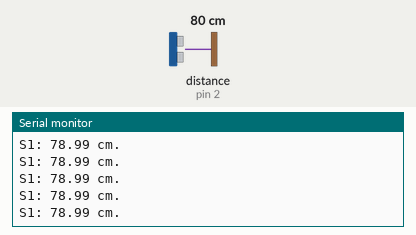
Recording of a sketch running on a simulated Arduino Uno, built with avr-gcc and run on an emulated ATmega328P. Parts: the last lines printed to the serial monitor. Wiring (inferred from the names in the program): ultrasonic range finder: trigger pin 6; echo pin 2. The inputs (shaded band) are chosen by the test bench; at power-on: distance to the obstacle (sensor on pin 2) 80 cm. The echo pulse lasts 58.3 µs per cm.

Above: at 1.2 s.
1.3 s: distance to the obstacle (sensor on pin 2) set to 2 cm
At 2.1 s:
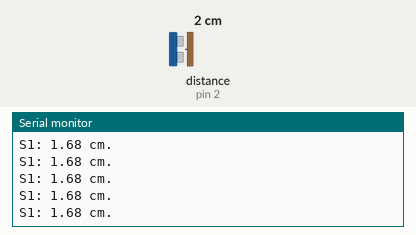
4.3 s: distance to the obstacle (sensor on pin 2) set to 4 cm
At 5.2 s:
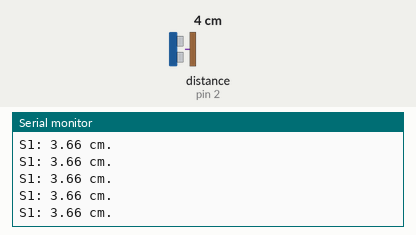
Timing chart, 0 to 7.3 s (numbered marks = the images above; inputs shaded):
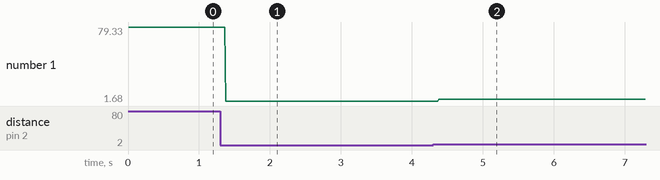

The sketch:

Sonar_sensor_and_Buzzer_and_distance.ino
```cpp
int echopin1 = 2;
int trigpin1 = 6;

//int echopin2 = 5;
//int trigpin2 = 9;
//
//int echopin3 = 4;
//int trigpin3 = 7;
//
//int echopin4 = 2;
//int trigpin4 = 8;


int buzzer = 11;
float time1,time2,time3,time4;
float cm1,cm2,cm3,cm4;


void setup() {
  // put your setup code here, to run once:
  pinMode(trigpin1,OUTPUT);
  pinMode(echopin1,INPUT);
//  pinMode(trigpin2,OUTPUT);
//  pinMode(echopin2,INPUT);
//  pinMode(trigpin3,OUTPUT);
//  pinMode(echopin3,INPUT);
//  pinMode(trigpin4,OUTPUT);
//  pinMode(echopin4,INPUT);
//  pinMode(buzzer,OUTPUT);
  Serial.begin(9600);

}

void loop() {
  // put your main code here, to run repeatedly:
  digitalWrite(trigpin1,LOW);
//  digitalWrite(trigpin2,LOW);
//  digitalWrite(trigpin3,LOW);
//  digitalWrite(trigpin4,LOW);

  delay(2);

  digitalWrite(trigpin1,HIGH);
//  digitalWrite(trigpin2,HIGH);
//  digitalWrite(trigpin3,HIGH);
//  digitalWrite(trigpin4,HIGH);

  delayMicroseconds(5);

  digitalWrite(trigpin1,LOW);
//  digitalWrite(trigpin2,LOW);
//  digitalWrite(trigpin3,LOW);
//  digitalWrite(trigpin4,LOW);

  time1 = pulseIn(echopin1,HIGH);
  cm1 = time1/58.82;

//  time2 = pulseIn(echopin2,HIGH);
//  cm2 = time2/58.82;
//
//  time3 = pulseIn(echopin3,HIGH);
//  cm3 = time3/58.82;
//
//  time4 = pulseIn(echopin4,HIGH);
//  cm4 = time4/58.82;
  //Serial.print("The Distance is ");
  Serial.print("S1: ");
  Serial.print(cm1);
  Serial.println(" cm.");

//   Serial.print("S2: ");
//  Serial.print(cm2);
//  Serial.println(" cm.");
//
//   Serial.print("S3: ");
//  Serial.print(cm3);
//  Serial.println(" cm.");
//
//   Serial.print("S4: ");
//  Serial.print(cm4);
//  Serial.println(" cm.");
  if (cm1<5){
   digitalWrite(buzzer,HIGH);
  }
  else{
    digitalWrite(buzzer,LOW);
  }
}
```

Measured:
- after the input at 1.3 s, the serial monitor: prints a new line after 0.08 s (image 1)
- after the input at 4.3 s, the serial monitor: prints a new line after 0.08 s (image 2)
- plotted number 1: 78.99 → 1.68 after the input at 1.3 s, 1.68 → 3.66 after the input at 4.3 s
